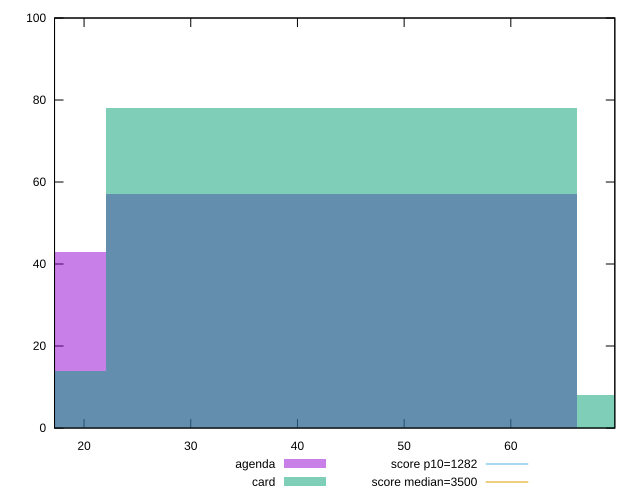

Write the gnuplot code that produced this figure.
reset

$agenda <<EOF
44.121318523252036 57
0 43
EOF

$card <<EOF
44.121318523252036 78
88.24263704650407 8
0 14
EOF

set key outside below
set boxwidth 44.121318523252036
set xrange [17.231999999999992:69.74799999999996]
set yrange [0:100]
set trange [0:100]
set style fill transparent solid 0.5 noborder

set parametric
set terminal svg size 640, 500 enhanced background rgb 'white'
set output "reports/report_00032_2021-02-25T10-28-15.087Z/bootup-time/comparison/histogram/1_vs_2.svg"

plot $agenda title "agenda" with boxes, \
     $card title "card" with boxes, \
     1282,t title "score p10=1282", \
     3500,t title "score median=3500"

reset
